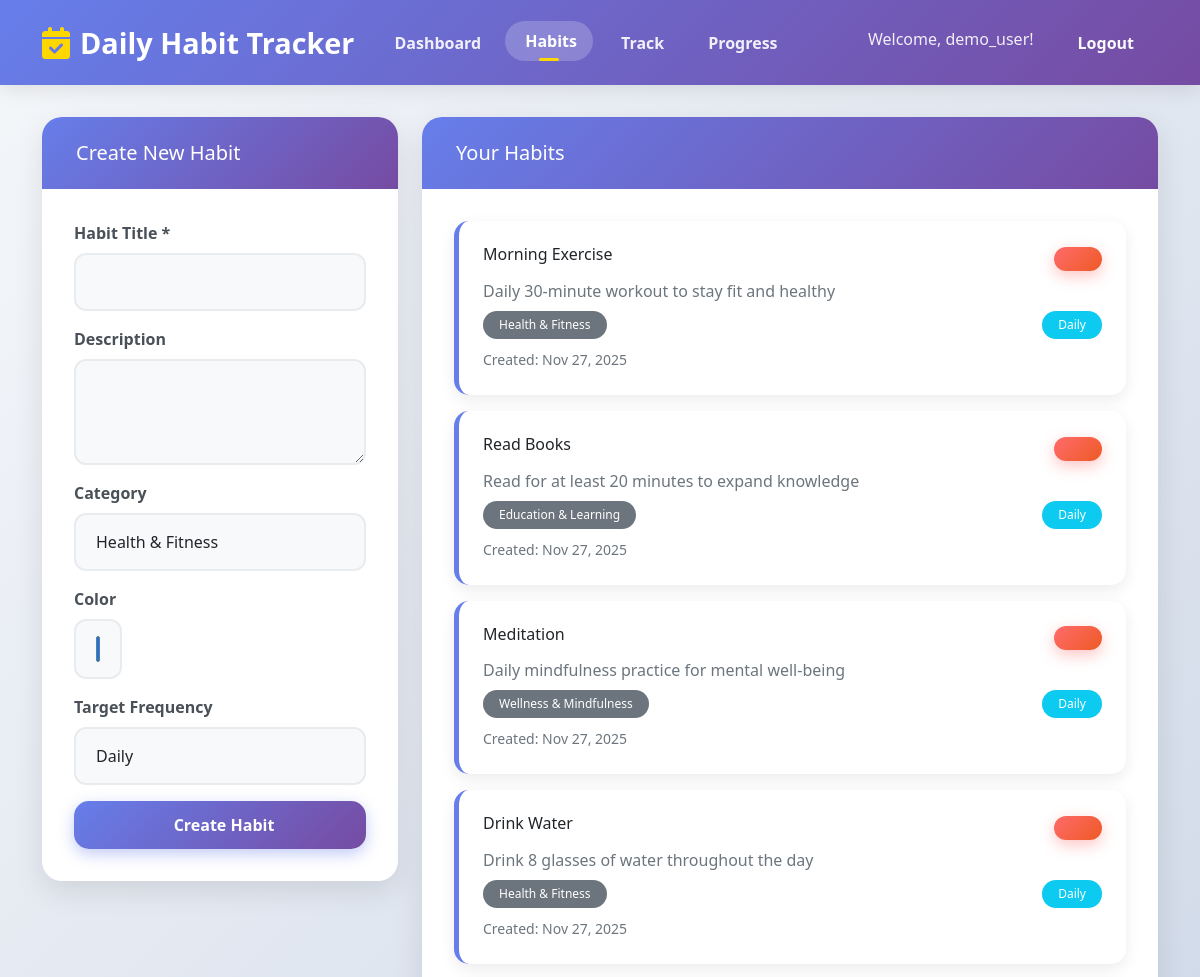
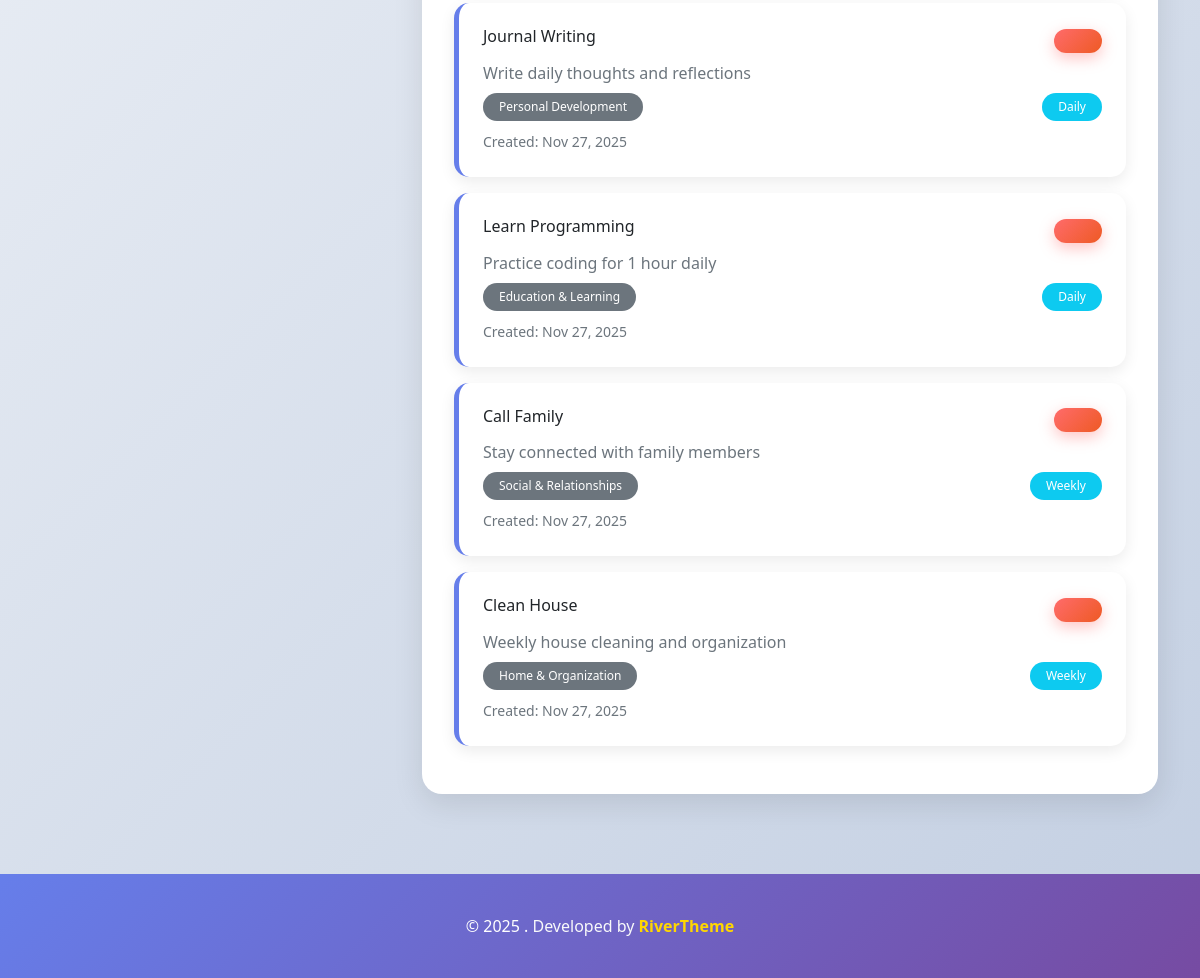
Screenshot of /habits.php (signed in) with the database file from the repository (2 pictures, top to bottom).
### tables this page shows
CREATE TABLE IF NOT EXISTS users (
    id INT AUTO_INCREMENT PRIMARY KEY,
    username VARCHAR(50) UNIQUE NOT NULL,
    email VARCHAR(100) UNIQUE NOT NULL,
    password_hash VARCHAR(255) NOT NULL,
    first_name VARCHAR(50),
    last_name VARCHAR(50),
    created_at TIMESTAMP DEFAULT CURRENT_TIMESTAMP,
    updated_at TIMESTAMP DEFAULT CURRENT_TIMESTAMP ON UPDATE CURRENT_TIMESTAMP,
    is_active BOOLEAN DEFAULT TRUE
);

CREATE TABLE IF NOT EXISTS habits (
    id INT AUTO_INCREMENT PRIMARY KEY,
    user_id INT NOT NULL,
    title VARCHAR(100) NOT NULL,
    description TEXT,
    category VARCHAR(50),
    color VARCHAR(7) DEFAULT '#007bff',
    target_frequency ENUM('daily', 'weekly') DEFAULT 'daily',
    is_active BOOLEAN DEFAULT TRUE,
    created_at TIMESTAMP DEFAULT CURRENT_TIMESTAMP,
    updated_at TIMESTAMP DEFAULT CURRENT_TIMESTAMP ON UPDATE CURRENT_TIMESTAMP,
    FOREIGN KEY (user_id) REFERENCES users(id) ON DELETE CASCADE,
    INDEX idx_user_habits (user_id, is_active)
);

### habits.php (the view, shortened to what this page needs)
<?php
require_once 'config.php';
$stmt = $pdo->prepare("SELECT id, title, description, category, color, target_frequency, created_at FROM habits WHERE user_id = ? AND is_active = 1 ORDER BY created_at DESC");
$stmt->execute([$_SESSION['user_id']]);
$habits = $stmt->fetchAll();
$stmt = $pdo->prepare("SELECT username FROM users WHERE id = ?");
$stmt->execute([$_SESSION['user_id']]);
$user = $stmt->fetch();
?>
<!DOCTYPE html>
<html lang="en">
<head>
        <link href="https://cdn.jsdelivr.net/npm/bootstrap@5.1.3/dist/css/bootstrap.min.css" rel="stylesheet">
        <link rel="stylesheet" href="https://cdnjs.cloudflare.com/ajax/libs/font-awesome/6.4.0/css/all.min.css">
</head>
<body>
    <nav class="navbar navbar-expand-lg navbar-dark">
        <div class="container">
            <a class="navbar-brand" href="dashboard.php">
                <i class="fas fa-calendar-check"></i>
                Daily Habit Tracker
            </a>
            <div class="collapse navbar-collapse" id="navbarNav">
                <ul class="navbar-nav me-auto">
                    <li class="nav-item">
                        <a class="nav-link" href="dashboard.php">
                            <i class="bi bi-house-fill me-1"></i>Dashboard
                        </a>
                    </li>
                    <li class="nav-item">
                        <a class="nav-link active" href="habits.php">
                            <i class="bi bi-list-check me-1"></i>Habits
                        </a>
                    </li>
                    <li class="nav-item">
                        <a class="nav-link" href="track.php">
                            <i class="bi bi-calendar-check me-1"></i>Track
                        </a>
                    </li>
                    <li class="nav-item">
                        <a class="nav-link" href="progress.php">
                            <i class="bi bi-graph-up me-1"></i>Progress
                        </a>
                    </li>
                </ul>
                <div class="navbar-nav">
                    <span class="navbar-text me-3">
                        Welcome, <?php echo htmlspecialchars($user['username']); ?>!
                    </span>
                    <a href="logout.php" class="btn btn-outline-light">
                        <i class="bi bi-box-arrow-right me-1"></i>Logout
                    </a>
                </div>
            </div>
        </div>
    </nav>
    <div class="main-content">
        <div class="container">
            <div class="row">
                <div class="col-md-4">
                    <div class="card">
                        <div class="card-header">
                            <h5><i class="bi bi-plus-circle"></i> Create New Habit</h5>
                        </div>
                        <div class="card-body">
                            <form method="POST">
                                <div class="mb-3">
                                    <label for="title" class="form-label">Habit Title *</label>
                                    <input type="text" class="form-control" id="title" name="title" required>
                                </div>
                                <div class="mb-3">
                                    <label for="description" class="form-label">Description</label>
                                    <textarea class="form-control" id="description" name="description" rows="3"></textarea>
                                </div>
                                <div class="mb-3">
                                    <label for="category" class="form-label">Category</label>
                                    <select class="form-select" id="category" name="category">
                                        <option value="Health & Fitness">Health & Fitness</option>
                                    </select>
                                </div>
                                <div class="mb-3">
                                    <label for="color" class="form-label">Color</label>
                                    <input type="color" class="form-control form-control-color" id="color" name="color" value="#007bff">
                                </div>
                                <div class="mb-3">
                                    <label for="frequency" class="form-label">Target Frequency</label>
                                    <select class="form-select" id="frequency" name="frequency">
                                        <option value="daily">Daily</option>
                                    </select>
                                </div>
                                <button type="submit" name="create_habit" class="btn btn-primary w-100">
                                    <i class="bi bi-plus-circle me-2"></i> Create Habit
                                </button>
                            </form>
                        </div>
                    </div>
                </div>
                <div class="col-md-8">
                    <div class="card">
                        <div class="card-header">
                            <h5><i class="bi bi-list-check"></i> Your Habits</h5>
                        </div>
                        <div class="card-body">
                            <?php if (empty($habits)): ?>
                                <div class="text-center py-4">
                                    <i class="bi bi-list-check display-1 text-muted"></i>
                                    <p class="text-muted mt-3">No habits created yet. Start building your daily routine!</p>
                                </div>
                            <?php else: ?>
                                <?php foreach ($habits as $habit): ?>
                                    <div class="habit-item">
                                        <div class="d-flex justify-content-between align-items-start mb-2">
                                            <h6 class="mb-0"><?php echo htmlspecialchars($habit['title']); ?></h6>
                                            <form method="POST" class="d-inline" onsubmit="return confirm('Are you sure you want to delete this habit?')">
                                                <button type="submit" name="delete_habit" class="btn btn-danger btn-sm">
                                                </button>
                                            </form>
                                        </div>
                                        <?php if ($habit['description']): ?>
                                            <p class="text-muted mb-2">
                                                <?php echo htmlspecialchars($habit['description']); ?>
                                            </p>
                                        <?php endif; ?>
                                        <div class="d-flex justify-content-between align-items-center">
                                            <span class="badge bg-secondary"><?php echo htmlspecialchars($habit['category']); ?></span>
                                            <span class="badge bg-info"><?php echo ucfirst($habit['target_frequency']); ?></span>
                                        </div>
                                        <div class="mt-2">
                                            <small class="text-muted">
                                                Created: <?php echo date('M j, Y', strtotime($habit['created_at'])); ?>
                                            </small>
                                        </div>
                                    </div>
                                <?php endforeach; ?>
                            <?php endif; ?>
                        </div>
                    </div>
                </div>
            </div>
        </div>
    </div>
    <footer class="footer">
        <div class="container">
            <div class="text-center my-2">
                <div>
                    <span>© 2025 . </span>
                    <span class="text-light">Developed by </span>
                    <a href="https://rivertheme.com" class="fw-bold text-decoration-none" target="_blank" rel="noopener">RiverTheme</a>
                </div>
            </div>
        </div>
    </footer>
</body>
</html>

### habits.php (style rules this page uses)
:root { --primary-gradient: linear-gradient(135deg, #667eea 0%, #764ba2 100%); --secondary-gradient: linear-gradient(135deg, #f093fb 0%, #f5576c 100%); --success-gradient: linear-gradient(135deg, #4facfe 0%, #00f2fe 100%); }
body { background: linear-gradient(135deg, #f5f7fa 0%, #c3cfe2 100%); min-height: 100vh; font-family: 'Segoe UI', Tahoma, Geneva, Verdana, sans-serif; }
.navbar { background: var(--primary-gradient) !important; box-shadow: 0 4px 20px rgba(0, 0, 0, 0.1); padding: 1rem 0; }
.navbar-brand { font-size: 1.8rem; font-weight: 700; color: white !important; text-decoration: none; display: flex; align-items: center; gap: 10px; }
.navbar-brand i { font-size: 2rem; color: #ffd700; }
.navbar-nav .nav-link { color: rgba(255, 255, 255, 0.9) !important; font-weight: 600; padding: 0.5rem 1rem !important; margin: 0 0.25rem; border-radius: 25px; transition: all 0.3s ease; position: relative; }
.navbar-nav .nav-link:hover, .navbar-nav .nav-link.active { color: white !important; background: rgba(255, 255, 255, 0.2); transform: translateY(-2px); }
.navbar-nav .nav-link.active::after { content: ''; position: absolute; bottom: 0; left: 50%; transform: translateX(-50%); width: 20px; height: 3px; background: #ffd700; border-radius: 2px; }
.navbar-text { color: rgba(255, 255, 255, 0.9) !important; font-weight: 500; }
.btn-outline-light { border: 2px solid rgba(255, 255, 255, 0.5); border-radius: 25px; padding: 0.5rem 1.5rem; font-weight: 600; transition: all 0.3s ease; }
.main-content { padding: 2rem 0; min-height: calc(100vh - 200px); }
.card { border: none; border-radius: 20px; box-shadow: 0 10px 30px rgba(0, 0, 0, 0.1); transition: all 0.3s ease; overflow: hidden; }
.card-header { background: var(--primary-gradient); color: white; border: none; padding: 1.5rem; font-weight: 600; font-size: 1.2rem; }
.card-header h5 { margin: 0; display: flex; align-items: center; gap: 10px; }
.card-body { padding: 2rem; }
.btn { border-radius: 15px; font-weight: 600; padding: 0.75rem 1.5rem; transition: all 0.3s ease; border: none; }
.btn-primary { background: var(--primary-gradient); box-shadow: 0 5px 15px rgba(102, 126, 234, 0.4); }
.btn-danger { background: linear-gradient(135deg, #ff6b6b 0%, #ee5a24 100%); box-shadow: 0 5px 15px rgba(255, 107, 107, 0.4); }
.form-control { border: 2px solid #e9ecef; border-radius: 12px; padding: 15px 20px; font-size: 16px; transition: all 0.3s ease; background: #f8f9fa; }
.form-select { border: 2px solid #e9ecef; border-radius: 12px; padding: 15px 20px; font-size: 16px; transition: all 0.3s ease; background: #f8f9fa; }
.form-label { font-weight: 600; color: #495057; margin-bottom: 0.5rem; }
.habit-item { background: white; border-radius: 15px; padding: 1.5rem; margin-bottom: 1rem; border-left: 5px solid #667eea; transition: all 0.3s ease; box-shadow: 0 5px 15px rgba(0, 0, 0, 0.08); }
.badge { border-radius: 20px; padding: 0.5rem 1rem; font-weight: 500; }
.footer { background: var(--primary-gradient); color: white; padding: 2rem 0; margin-top: 3rem; }
.footer a { color: #ffd700; text-decoration: none; font-weight: 600; transition: all 0.3s ease; }

### rows the page displays
users: username "demo_user"
habits: title "Morning Exercise", description "Daily 30-minute workout to stay fit and healthy", category "Health & Fitness", target_frequency "Daily", created_at "Nov 27, 2025"
habits: title "Read Books", description "Read for at least 20 minutes to expand knowledge", category "Education & Learning", target_frequency "Daily", created_at "Nov 27, 2025"
habits: title "Meditation", description "Daily mindfulness practice for mental well-being", category "Wellness & Mindfulness", target_frequency "Daily", created_at "Nov 27, 2025"
habits: title "Drink Water", description "Drink 8 glasses of water throughout the day", category "Health & Fitness", target_frequency "Daily", created_at "Nov 27, 2025"
habits: title "Journal Writing", description "Write daily thoughts and reflections", category "Personal Development", target_frequency "Daily", created_at "Nov 27, 2025"
habits: title "Learn Programming", description "Practice coding for 1 hour daily", category "Education & Learning", target_frequency "Daily", created_at "Nov 27, 2025"
habits: title "Call Family", description "Stay connected with family members", category "Social & Relationships", target_frequency "Weekly", created_at "Nov 27, 2025"
habits: title "Clean House", description "Weekly house cleaning and organization", category "Home & Organization", target_frequency "Weekly", created_at "Nov 27, 2025"
